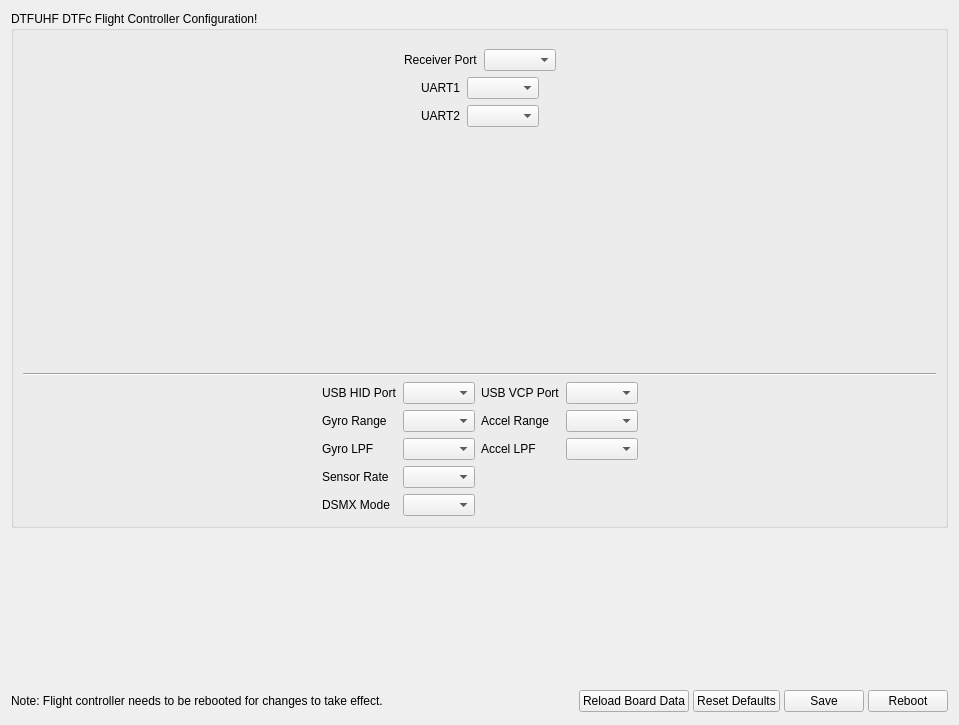
<?xml version="1.0" encoding="UTF-8"?>
<ui version="4.0">
 <class>DtfcConfiguration</class>
 <widget class="QWidget" name="DtfcConfiguration">
  <property name="geometry">
   <rect>
    <x>0</x>
    <y>0</y>
    <width>959</width>
    <height>725</height>
   </rect>
  </property>
  <property name="sizePolicy">
   <sizepolicy hsizetype="Expanding" vsizetype="Expanding">
    <horstretch>0</horstretch>
    <verstretch>0</verstretch>
   </sizepolicy>
  </property>
  <property name="windowTitle">
   <string>Form</string>
  </property>
  <layout class="QVBoxLayout" name="verticalLayout_2">
   <item>
    <widget class="QGroupBox" name="groupBox_2">
     <property name="title">
      <string>DTFUHF DTFc Flight Controller Configuration!</string>
     </property>
     <layout class="QVBoxLayout" name="verticalLayout">
      <item>
       <layout class="QHBoxLayout" name="horizontalLayout_3">
        <item>
         <spacer name="horizontalSpacer_5">
          <property name="orientation">
           <enum>Qt::Horizontal</enum>
          </property>
          <property name="sizeHint" stdset="0">
           <size>
            <width>40</width>
            <height>20</height>
           </size>
          </property>
         </spacer>
        </item>
        <item>
         <widget class="QFrame" name="frame">
          <property name="sizePolicy">
           <sizepolicy hsizetype="Fixed" vsizetype="Fixed">
            <horstretch>0</horstretch>
            <verstretch>0</verstretch>
           </sizepolicy>
          </property>
          <property name="minimumSize">
           <size>
            <width>770</width>
            <height>0</height>
           </size>
          </property>
          <property name="frameShape">
           <enum>QFrame::NoFrame</enum>
          </property>
          <property name="frameShadow">
           <enum>QFrame::Plain</enum>
          </property>
          <property name="lineWidth">
           <number>0</number>
          </property>
          <layout class="QHBoxLayout" name="horizontalLayout_7">
           <item>
            <layout class="QHBoxLayout" name="horizontalLayout">
             <property name="sizeConstraint">
              <enum>QLayout::SetFixedSize</enum>
             </property>
             <item>
              <layout class="QVBoxLayout" name="verticalLayout_3">
               <item>
                <layout class="QHBoxLayout" name="horizontalLayout_4">
                 <item>
                  <spacer name="horizontalSpacer_7">
                   <property name="orientation">
                    <enum>Qt::Horizontal</enum>
                   </property>
                   <property name="sizeHint" stdset="0">
                    <size>
                     <width>20</width>
                     <height>20</height>
                    </size>
                   </property>
                  </spacer>
                 </item>
                 <item>
                  <widget class="QLabel" name="lblRcvrPort">
                   <property name="text">
                    <string>Receiver Port</string>
                   </property>
                  </widget>
                 </item>
                 <item>
                  <widget class="QComboBox" name="cmbRcvrPort">
                   <property name="objrelation" stdset="0">
                    <stringlist>
                     <string>objname:HwDtfc</string>
                     <string>fieldname:RcvrPort</string>
                     <string>buttongroup:1</string>
                    </stringlist>
                   </property>
                  </widget>
                 </item>
                 <item>
                  <spacer name="horizontalSpacer_2">
                   <property name="orientation">
                    <enum>Qt::Horizontal</enum>
                   </property>
                   <property name="sizeHint" stdset="0">
                    <size>
                     <width>40</width>
                     <height>20</height>
                    </size>
                   </property>
                  </spacer>
                 </item>
                </layout>
               </item>
               <item>
                <layout class="QHBoxLayout" name="horizontalLayout_5">
                 <item>
                  <spacer name="horizontalSpacer_12">
                   <property name="orientation">
                    <enum>Qt::Horizontal</enum>
                   </property>
                   <property name="sizeHint" stdset="0">
                    <size>
                     <width>40</width>
                     <height>20</height>
                    </size>
                   </property>
                  </spacer>
                 </item>
                 <item>
                  <widget class="QLabel" name="lblUART1">
                   <property name="text">
                    <string>UART1</string>
                   </property>
                  </widget>
                 </item>
                 <item>
                  <widget class="QComboBox" name="cmbUART2">
                   <property name="objrelation" stdset="0">
                    <stringlist notr="true">
                     <string>objname:HwDtfc</string>
                     <string>fieldname:Uart1</string>
                     <string>buttongroup:1</string>
                    </stringlist>
                   </property>
                  </widget>
                 </item>
                 <item>
                  <spacer name="horizontalSpacer">
                   <property name="orientation">
                    <enum>Qt::Horizontal</enum>
                   </property>
                   <property name="sizeHint" stdset="0">
                    <size>
                     <width>40</width>
                     <height>20</height>
                    </size>
                   </property>
                  </spacer>
                 </item>
                </layout>
               </item>
               <item>
                <layout class="QHBoxLayout" name="horizontalLayout_9">
                 <item>
                  <spacer name="horizontalSpacer_14">
                   <property name="orientation">
                    <enum>Qt::Horizontal</enum>
                   </property>
                   <property name="sizeHint" stdset="0">
                    <size>
                     <width>40</width>
                     <height>20</height>
                    </size>
                   </property>
                  </spacer>
                 </item>
                 <item>
                  <widget class="QLabel" name="lblUART2">
                   <property name="text">
                    <string>UART2</string>
                   </property>
                  </widget>
                 </item>
                 <item>
                  <widget class="QComboBox" name="cmbUART3">
                   <property name="objrelation" stdset="0">
                    <stringlist>
                     <string>objname:HwDtfc</string>
                     <string>fieldname:Uart2</string>
                     <string>buttongroup:1</string>
                    </stringlist>
                   </property>
                  </widget>
                 </item>
                 <item>
                  <spacer name="horizontalSpacer_13">
                   <property name="orientation">
                    <enum>Qt::Horizontal</enum>
                   </property>
                   <property name="sizeHint" stdset="0">
                    <size>
                     <width>40</width>
                     <height>20</height>
                    </size>
                   </property>
                  </spacer>
                 </item>
                </layout>
               </item>
               <item>
                <layout class="QHBoxLayout" name="horizontalLayout_10">
                 <item>
                  <spacer name="horizontalSpacer_10">
                   <property name="orientation">
                    <enum>Qt::Horizontal</enum>
                   </property>
                   <property name="sizeHint" stdset="0">
                    <size>
                     <width>40</width>
                     <height>20</height>
                    </size>
                   </property>
                  </spacer>
                 </item>
                 <item>
                  <widget class="QLabel" name="imgLabel">
                   <property name="sizePolicy">
                    <sizepolicy hsizetype="Fixed" vsizetype="Fixed">
                     <horstretch>0</horstretch>
                     <verstretch>0</verstretch>
                    </sizepolicy>
                   </property>
                   <property name="minimumSize">
                    <size>
                     <width>300</width>
                     <height>225</height>
                    </size>
                   </property>
                   <property name="maximumSize">
                    <size>
                     <width>300</width>
                     <height>225</height>
                    </size>
                   </property>
                   <property name="text">
                    <string/>
                   </property>
                   <property name="pixmap">
                    <pixmap resource="dtfuhf.qrc">:/dtf/images/dtfc.png</pixmap>
                   </property>
                   <property name="scaledContents">
                    <bool>true</bool>
                   </property>
                   <property name="alignment">
                    <set>Qt::AlignCenter</set>
                   </property>
                  </widget>
                 </item>
                 <item>
                  <spacer name="horizontalSpacer_11">
                   <property name="orientation">
                    <enum>Qt::Horizontal</enum>
                   </property>
                   <property name="sizeHint" stdset="0">
                    <size>
                     <width>40</width>
                     <height>20</height>
                    </size>
                   </property>
                  </spacer>
                 </item>
                </layout>
               </item>
              </layout>
             </item>
            </layout>
           </item>
          </layout>
         </widget>
        </item>
        <item>
         <spacer name="horizontalSpacer_3">
          <property name="orientation">
           <enum>Qt::Horizontal</enum>
          </property>
          <property name="sizeHint" stdset="0">
           <size>
            <width>40</width>
            <height>20</height>
           </size>
          </property>
         </spacer>
        </item>
       </layout>
      </item>
      <item>
       <widget class="Line" name="line">
        <property name="orientation">
         <enum>Qt::Horizontal</enum>
        </property>
       </widget>
      </item>
      <item>
       <layout class="QHBoxLayout" name="horizontalLayout_6">
        <item>
         <spacer name="horizontalSpacer_6">
          <property name="orientation">
           <enum>Qt::Horizontal</enum>
          </property>
          <property name="sizeHint" stdset="0">
           <size>
            <width>40</width>
            <height>20</height>
           </size>
          </property>
         </spacer>
        </item>
        <item>
         <layout class="QGridLayout" name="gridLayout_2" columnstretch="0,0,0,0">
          <item row="1" column="0">
           <widget class="QLabel" name="label_6">
            <property name="text">
             <string>USB HID Port</string>
            </property>
           </widget>
          </item>
          <item row="6" column="3">
           <widget class="QComboBox" name="cmbAccelLpf">
            <property name="toolTip">
             <string>&lt;html&gt;&lt;head/&gt;&lt;body&gt;&lt;p&gt;Low-pass filter (LPF) cutoff frequency for the accelerometer signals. Generally, the cutoff frequency should be as high as possible. Lowering the cutoff helps reducing noise caused by motor vibrations, but it can possibly decrease the responsiveness of the UAV. &lt;/p&gt;&lt;/body&gt;&lt;/html&gt;</string>
            </property>
            <property name="objrelation" stdset="0">
             <stringlist>
              <string>objname:HwDtfc</string>
              <string>fieldname:ICM20608G_AccelLPF</string>
              <string>buttongroup:1</string>
             </stringlist>
            </property>
           </widget>
          </item>
          <item row="6" column="0">
           <widget class="QLabel" name="label_15">
            <property name="text">
             <string>Gyro LPF</string>
            </property>
           </widget>
          </item>
          <item row="3" column="3">
           <widget class="QComboBox" name="cmbAccelRange">
            <property name="objrelation" stdset="0">
             <stringlist>
              <string>objname:HwDtfc</string>
              <string>fieldname:AccelRange</string>
              <string>buttongroup:1</string>
             </stringlist>
            </property>
           </widget>
          </item>
          <item row="1" column="2">
           <widget class="QLabel" name="label_7">
            <property name="text">
             <string>USB VCP Port</string>
            </property>
           </widget>
          </item>
          <item row="3" column="0">
           <widget class="QLabel" name="label_10">
            <property name="text">
             <string>Gyro Range</string>
            </property>
           </widget>
          </item>
          <item row="8" column="0">
           <widget class="QLabel" name="label_12">
            <property name="text">
             <string>DSMX Mode</string>
            </property>
           </widget>
          </item>
          <item row="6" column="1">
           <widget class="QComboBox" name="cmbGyroLpf">
            <property name="toolTip">
             <string>&lt;html&gt;&lt;head/&gt;&lt;body&gt;&lt;p&gt;Low-pass filter (LPF) cutoff frequency for gyro signals. Generally, the cutoff frequency should be as high as possible. Lowering the cutoff helps reducing noise caused by motor vibrations, but it can possibly decrease the responsiveness of the UAV. &lt;/p&gt;&lt;/body&gt;&lt;/html&gt;</string>
            </property>
            <property name="objrelation" stdset="0">
             <stringlist>
              <string>objname:HwDtfc</string>
              <string>fieldname:ICM20608G_GyroLPF</string>
              <string>buttongroup:1</string>
             </stringlist>
            </property>
           </widget>
          </item>
          <item row="1" column="1">
           <widget class="QComboBox" name="cmbUsbHidPort">
            <property name="objrelation" stdset="0">
             <stringlist>
              <string>objname:HwDtfc</string>
              <string>fieldname:USB_HIDPort</string>
              <string>buttongroup:1</string>
             </stringlist>
            </property>
           </widget>
          </item>
          <item row="8" column="1">
           <widget class="QComboBox" name="cmbDsmxMode">
            <property name="objrelation" stdset="0">
             <stringlist>
              <string>objname:HwDtfc</string>
              <string>fieldname:DSMxMode</string>
              <string>buttongroup:1</string>
             </stringlist>
            </property>
           </widget>
          </item>
          <item row="3" column="1">
           <widget class="QComboBox" name="cmbGyroRange">
            <property name="objrelation" stdset="0">
             <stringlist>
              <string>objname:HwDtfc</string>
              <string>fieldname:GyroRange</string>
              <string>buttongroup:1</string>
             </stringlist>
            </property>
           </widget>
          </item>
          <item row="1" column="3">
           <widget class="QComboBox" name="cmbUsbVcpPort">
            <property name="objrelation" stdset="0">
             <stringlist>
              <string>objname:HwDtfc</string>
              <string>fieldname:USB_VCPPort</string>
              <string>buttongroup:1</string>
             </stringlist>
            </property>
           </widget>
          </item>
          <item row="3" column="2">
           <widget class="QLabel" name="label_11">
            <property name="text">
             <string>Accel Range</string>
            </property>
           </widget>
          </item>
          <item row="6" column="2">
           <widget class="QLabel" name="label_16">
            <property name="text">
             <string>Accel LPF</string>
            </property>
           </widget>
          </item>
          <item row="7" column="0">
           <widget class="QLabel" name="label_14">
            <property name="text">
             <string>Sensor Rate</string>
            </property>
           </widget>
          </item>
          <item row="7" column="1">
           <widget class="QComboBox" name="cmbMpuRate">
            <property name="toolTip">
             <string>&lt;html&gt;&lt;head/&gt;&lt;body&gt;&lt;p&gt;Sampling frequency for the gyros and accelerometers in Hz. A higher frequency is better, but will increase the CPU utilization. When SyncPWM is used, this is the frequency with which the ESCs are updated.&lt;/p&gt;&lt;/body&gt;&lt;/html&gt;</string>
            </property>
            <property name="objrelation" stdset="0">
             <stringlist>
              <string>objname:HwDtfc</string>
              <string>fieldname:ICM20608G_Rate</string>
              <string>buttongroup:1</string>
             </stringlist>
            </property>
           </widget>
          </item>
         </layout>
        </item>
        <item>
         <spacer name="horizontalSpacer_4">
          <property name="orientation">
           <enum>Qt::Horizontal</enum>
          </property>
          <property name="sizeHint" stdset="0">
           <size>
            <width>40</width>
            <height>20</height>
           </size>
          </property>
         </spacer>
        </item>
       </layout>
      </item>
     </layout>
    </widget>
   </item>
   <item>
    <spacer name="verticalSpacer_3">
     <property name="orientation">
      <enum>Qt::Vertical</enum>
     </property>
     <property name="sizeType">
      <enum>QSizePolicy::Fixed</enum>
     </property>
     <property name="sizeHint" stdset="0">
      <size>
       <width>20</width>
       <height>20</height>
      </size>
     </property>
    </spacer>
   </item>
   <item>
    <spacer name="verticalSpacer_4">
     <property name="orientation">
      <enum>Qt::Vertical</enum>
     </property>
     <property name="sizeHint" stdset="0">
      <size>
       <width>20</width>
       <height>40</height>
      </size>
     </property>
    </spacer>
   </item>
   <item>
    <layout class="QHBoxLayout" name="horizontalLayout_11">
     <property name="spacing">
      <number>1</number>
     </property>
     <item>
      <spacer name="horizontalSpacer_15">
       <property name="orientation">
        <enum>Qt::Horizontal</enum>
       </property>
       <property name="sizeHint" stdset="0">
        <size>
         <width>40</width>
         <height>20</height>
        </size>
       </property>
      </spacer>
     </item>
     <item>
      <widget class="QLabel" name="imgpeek">
       <property name="sizePolicy">
        <sizepolicy hsizetype="Fixed" vsizetype="Fixed">
         <horstretch>0</horstretch>
         <verstretch>0</verstretch>
        </sizepolicy>
       </property>
       <property name="minimumSize">
        <size>
         <width>183</width>
         <height>95</height>
        </size>
       </property>
       <property name="maximumSize">
        <size>
         <width>183</width>
         <height>95</height>
        </size>
       </property>
       <property name="text">
        <string/>
       </property>
       <property name="pixmap">
        <pixmap resource="dtfuhf.qrc">:/dtf/images/peek.png</pixmap>
       </property>
       <property name="scaledContents">
        <bool>true</bool>
       </property>
       <property name="alignment">
        <set>Qt::AlignRight</set>
       </property>
      </widget>
     </item>
    </layout>
   </item>
   <item>
    <layout class="QHBoxLayout" name="horizontalLayout_2">
     <property name="spacing">
      <number>4</number>
     </property>
     <item>
      <widget class="QLabel" name="label_13">
       <property name="sizePolicy">
        <sizepolicy hsizetype="Expanding" vsizetype="Preferred">
         <horstretch>0</horstretch>
         <verstretch>0</verstretch>
        </sizepolicy>
       </property>
       <property name="text">
        <string>&lt;html&gt;&lt;head/&gt;&lt;body&gt;&lt;p&gt;Note: Flight controller needs to be rebooted for changes to take effect.&lt;/p&gt;&lt;/body&gt;&lt;/html&gt;</string>
       </property>
       <property name="wordWrap">
        <bool>true</bool>
       </property>
      </widget>
     </item>
     <item>
      <widget class="QPushButton" name="help">
       <property name="sizePolicy">
        <sizepolicy hsizetype="Fixed" vsizetype="Fixed">
         <horstretch>0</horstretch>
         <verstretch>0</verstretch>
        </sizepolicy>
       </property>
       <property name="minimumSize">
        <size>
         <width>25</width>
         <height>25</height>
        </size>
       </property>
       <property name="maximumSize">
        <size>
         <width>25</width>
         <height>25</height>
        </size>
       </property>
       <property name="toolTip">
        <string>Takes you to the wiki page</string>
       </property>
       <property name="text">
        <string/>
       </property>
       <property name="icon">
        <iconset resource="../coreplugin/core.qrc">
         <normaloff>:/core/images/helpicon.svg</normaloff>:/core/images/helpicon.svg</iconset>
       </property>
       <property name="iconSize">
        <size>
         <width>25</width>
         <height>25</height>
        </size>
       </property>
       <property name="flat">
        <bool>true</bool>
       </property>
       <property name="objrelation" stdset="0">
        <stringlist>
         <string>button:help</string>
         <string>url:http://www.dtfuhf.com/</string>
        </stringlist>
       </property>
      </widget>
     </item>
     <item>
      <widget class="QPushButton" name="reloadSettings">
       <property name="minimumSize">
        <size>
         <width>0</width>
         <height>0</height>
        </size>
       </property>
       <property name="maximumSize">
        <size>
         <width>16777215</width>
         <height>16777215</height>
        </size>
       </property>
       <property name="toolTip">
        <string>&lt;html&gt;&lt;head/&gt;&lt;body&gt;&lt;p&gt;Reload previously saved settings from board.&lt;/p&gt;&lt;/body&gt;&lt;/html&gt;</string>
       </property>
       <property name="text">
        <string>Reload Board Data</string>
       </property>
       <property name="objrelation" stdset="0">
        <stringlist>
         <string>button:reload</string>
         <string>buttongroup:1</string>
        </stringlist>
       </property>
      </widget>
     </item>
     <item>
      <widget class="QPushButton" name="defaultSettings">
       <property name="toolTip">
        <string>&lt;html&gt;&lt;head/&gt;&lt;body&gt;&lt;p&gt;Reset all settings to defaults.&lt;/p&gt;&lt;/body&gt;&lt;/html&gt;</string>
       </property>
       <property name="text">
        <string>Reset Defaults</string>
       </property>
       <property name="objrelation" stdset="0">
        <stringlist>
         <string>button:default</string>
         <string>buttongroup:1</string>
        </stringlist>
       </property>
      </widget>
     </item>
     <item>
      <widget class="QPushButton" name="saveSettings">
       <property name="minimumSize">
        <size>
         <width>0</width>
         <height>0</height>
        </size>
       </property>
       <property name="maximumSize">
        <size>
         <width>16777215</width>
         <height>16777215</height>
        </size>
       </property>
       <property name="toolTip">
        <string>&lt;html&gt;&lt;head/&gt;&lt;body&gt;&lt;p&gt;Applies and saves all settings to persistent storage.&lt;/p&gt;&lt;/body&gt;&lt;/html&gt;</string>
       </property>
       <property name="text">
        <string>Save</string>
       </property>
       <property name="objrelation" stdset="0">
        <stringlist>
         <string>button:save</string>
         <string>buttongroup:1</string>
        </stringlist>
       </property>
      </widget>
     </item>
     <item>
      <widget class="QPushButton" name="rebootBoard">
       <property name="text">
        <string>Reboot</string>
       </property>
       <property name="objrelation" stdset="0">
        <stringlist>
         <string>button:reboot</string>
        </stringlist>
       </property>
      </widget>
     </item>
    </layout>
   </item>
  </layout>
 </widget>
 <tabstops>
  <tabstop>cmbRcvrPort</tabstop>
  <tabstop>cmbUsbHidPort</tabstop>
  <tabstop>cmbUsbVcpPort</tabstop>
  <tabstop>cmbGyroRange</tabstop>
  <tabstop>cmbAccelRange</tabstop>
  <tabstop>cmbGyroLpf</tabstop>
  <tabstop>cmbAccelLpf</tabstop>
  <tabstop>cmbMpuRate</tabstop>
  <tabstop>cmbDsmxMode</tabstop>
  <tabstop>help</tabstop>
  <tabstop>reloadSettings</tabstop>
  <tabstop>defaultSettings</tabstop>
  <tabstop>saveSettings</tabstop>
  <tabstop>rebootBoard</tabstop>
 </tabstops>
 <resources>
  <include location="dtfuhf.qrc"/>
  <include location="../coreplugin/core.qrc"/>
 </resources>
 <connections/>
</ui>
